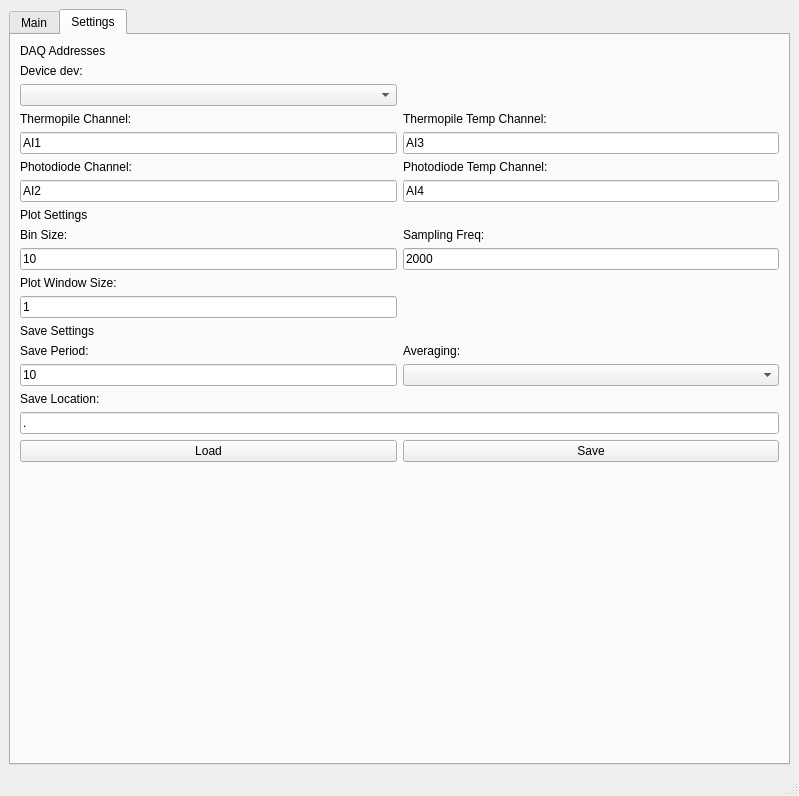
<?xml version="1.0" encoding="UTF-8"?>
<ui version="4.0">
 <class>MainWindow</class>
 <widget class="QMainWindow" name="MainWindow">
  <property name="geometry">
   <rect>
    <x>0</x>
    <y>0</y>
    <width>799</width>
    <height>796</height>
   </rect>
  </property>
  <property name="windowTitle">
   <string>Chicken Logger</string>
  </property>
  <property name="styleSheet">
   <string notr="true">
</string>
  </property>
  <widget class="QWidget" name="centralwidget">
   <layout class="QVBoxLayout" name="verticalLayout">
    <item>
     <widget class="QTabWidget" name="tabWidget">
      <property name="currentIndex">
       <number>1</number>
      </property>
      <widget class="QWidget" name="tab_3">
       <attribute name="title">
        <string>Main</string>
       </attribute>
       <layout class="QVBoxLayout" name="verticalLayout_3">
        <item>
         <layout class="QVBoxLayout" name="verticalLayout_2">
          <item>
           <layout class="QGridLayout" name="gridLayout">
            <item row="0" column="0">
             <widget class="PlotWidget" name="thermopileGraph" native="true">
              <property name="sizePolicy">
               <sizepolicy hsizetype="Preferred" vsizetype="Preferred">
                <horstretch>1</horstretch>
                <verstretch>1</verstretch>
               </sizepolicy>
              </property>
              <property name="minimumSize">
               <size>
                <width>300</width>
                <height>100</height>
               </size>
              </property>
             </widget>
            </item>
            <item row="1" column="0">
             <widget class="PlotWidget" name="photodiodeGraph" native="true">
              <property name="sizePolicy">
               <sizepolicy hsizetype="Preferred" vsizetype="Preferred">
                <horstretch>1</horstretch>
                <verstretch>1</verstretch>
               </sizepolicy>
              </property>
              <property name="minimumSize">
               <size>
                <width>300</width>
                <height>100</height>
               </size>
              </property>
             </widget>
            </item>
            <item row="2" column="0">
             <widget class="PlotWidget" name="tempGraph" native="true">
              <property name="sizePolicy">
               <sizepolicy hsizetype="Preferred" vsizetype="Preferred">
                <horstretch>1</horstretch>
                <verstretch>1</verstretch>
               </sizepolicy>
              </property>
              <property name="minimumSize">
               <size>
                <width>300</width>
                <height>100</height>
               </size>
              </property>
             </widget>
            </item>
           </layout>
          </item>
          <item>
           <layout class="QGridLayout" name="gridLayout_2">
            <item row="0" column="0" rowspan="2">
             <widget class="QTextEdit" name="statusBox">
              <property name="sizePolicy">
               <sizepolicy hsizetype="Expanding" vsizetype="Maximum">
                <horstretch>0</horstretch>
                <verstretch>0</verstretch>
               </sizepolicy>
              </property>
              <property name="minimumSize">
               <size>
                <width>0</width>
                <height>80</height>
               </size>
              </property>
              <property name="maximumSize">
               <size>
                <width>16777215</width>
                <height>80</height>
               </size>
              </property>
             </widget>
            </item>
            <item row="0" column="1">
             <widget class="QPushButton" name="startMonitorButton">
              <property name="text">
               <string>Start Monitor</string>
              </property>
             </widget>
            </item>
            <item row="0" column="2">
             <widget class="QPushButton" name="startRecordButton">
              <property name="text">
               <string>Start Record</string>
              </property>
             </widget>
            </item>
            <item row="1" column="1">
             <widget class="QPushButton" name="stopMonitorButton">
              <property name="text">
               <string>Stop Mointor</string>
              </property>
             </widget>
            </item>
            <item row="1" column="2">
             <widget class="QPushButton" name="stopRecordButton">
              <property name="text">
               <string>Stop Record</string>
              </property>
             </widget>
            </item>
           </layout>
          </item>
         </layout>
        </item>
       </layout>
      </widget>
      <widget class="QWidget" name="tab_4">
       <attribute name="title">
        <string>Settings</string>
       </attribute>
       <layout class="QVBoxLayout" name="verticalLayout_4">
        <item>
         <layout class="QGridLayout" name="gridLayout_17">
          <item row="0" column="0">
           <widget class="QLabel" name="AddrLabel">
            <property name="text">
             <string>DAQ Addresses</string>
            </property>
           </widget>
          </item>
          <item row="1" column="0">
           <layout class="QGridLayout" name="gridLayout_4">
            <item row="0" column="0">
             <widget class="QLabel" name="devLabel">
              <property name="text">
               <string>Device dev:</string>
              </property>
             </widget>
            </item>
            <item row="1" column="0">
             <widget class="QComboBox" name="devCombo"/>
            </item>
           </layout>
          </item>
          <item row="1" column="1">
           <layout class="QGridLayout" name="gridLayout_13"/>
          </item>
          <item row="2" column="0">
           <layout class="QGridLayout" name="gridLayout_7">
            <item row="0" column="0">
             <widget class="QLabel" name="photodiodeChannelLabel">
              <property name="text">
               <string>Thermopile Channel:</string>
              </property>
             </widget>
            </item>
            <item row="1" column="0">
             <widget class="QLineEdit" name="tpChan">
              <property name="text">
               <string>AI1</string>
              </property>
             </widget>
            </item>
           </layout>
          </item>
          <item row="2" column="1">
           <layout class="QGridLayout" name="gridLayout_8">
            <item row="0" column="0">
             <widget class="QLabel" name="thermoChanLabel">
              <property name="text">
               <string>Thermopile Temp Channel:</string>
              </property>
             </widget>
            </item>
            <item row="1" column="0">
             <widget class="QLineEdit" name="tpTChan">
              <property name="text">
               <string>AI3</string>
              </property>
             </widget>
            </item>
           </layout>
          </item>
          <item row="3" column="0">
           <layout class="QGridLayout" name="gridLayout_9">
            <item row="0" column="0">
             <widget class="QLabel" name="photodiodeTempChannelLabel">
              <property name="text">
               <string>Photodiode Channel:</string>
              </property>
             </widget>
            </item>
            <item row="1" column="0">
             <widget class="QLineEdit" name="pdChan">
              <property name="text">
               <string>AI2</string>
              </property>
             </widget>
            </item>
           </layout>
          </item>
          <item row="3" column="1">
           <layout class="QGridLayout" name="gridLayout_10">
            <item row="0" column="0">
             <widget class="QLabel" name="thermoTempChanLabel_4">
              <property name="text">
               <string>Photodiode Temp Channel:</string>
              </property>
             </widget>
            </item>
            <item row="1" column="0">
             <widget class="QLineEdit" name="pdTChan">
              <property name="text">
               <string>AI4</string>
              </property>
             </widget>
            </item>
           </layout>
          </item>
         </layout>
        </item>
        <item>
         <layout class="QGridLayout" name="gridLayout_16">
          <item row="0" column="0">
           <widget class="QLabel" name="AddrLabel_2">
            <property name="text">
             <string>Plot Settings</string>
            </property>
           </widget>
          </item>
          <item row="1" column="0">
           <layout class="QGridLayout" name="gridLayout_5">
            <item row="0" column="0">
             <widget class="QLabel" name="devLabel_2">
              <property name="text">
               <string>Bin Size:</string>
              </property>
             </widget>
            </item>
            <item row="1" column="0">
             <widget class="QLineEdit" name="binEntry">
              <property name="text">
               <string>10</string>
              </property>
             </widget>
            </item>
           </layout>
          </item>
          <item row="1" column="1">
           <layout class="QGridLayout" name="gridLayout_6">
            <item row="0" column="0">
             <widget class="QLabel" name="devLabel_3">
              <property name="text">
               <string>Sampling Freq:</string>
              </property>
             </widget>
            </item>
            <item row="1" column="0">
             <widget class="QLineEdit" name="freqEntry">
              <property name="text">
               <string>2000</string>
              </property>
             </widget>
            </item>
           </layout>
          </item>
          <item row="2" column="0">
           <layout class="QGridLayout" name="gridLayout_11">
            <item row="0" column="0">
             <widget class="QLabel" name="devLabel_4">
              <property name="text">
               <string>Plot Window Size:</string>
              </property>
             </widget>
            </item>
            <item row="1" column="0">
             <widget class="QLineEdit" name="wSizeEntry">
              <property name="text">
               <string>1</string>
              </property>
             </widget>
            </item>
           </layout>
          </item>
         </layout>
        </item>
        <item>
         <layout class="QGridLayout" name="gridLayout_18">
          <item row="0" column="0">
           <widget class="QLabel" name="saveLabel">
            <property name="text">
             <string>Save Settings</string>
            </property>
           </widget>
          </item>
          <item row="1" column="0">
           <layout class="QGridLayout" name="gridLayout_12">
            <item row="0" column="0">
             <widget class="QLabel" name="devLabel_5">
              <property name="text">
               <string>Save Period:</string>
              </property>
             </widget>
            </item>
            <item row="1" column="0">
             <widget class="QLineEdit" name="savePerEntry">
              <property name="text">
               <string>10</string>
              </property>
             </widget>
            </item>
           </layout>
          </item>
          <item row="1" column="1">
           <layout class="QGridLayout" name="gridLayout_14">
            <item row="0" column="0">
             <widget class="QLabel" name="devLabel_6">
              <property name="text">
               <string>Averaging:</string>
              </property>
             </widget>
            </item>
            <item row="1" column="0">
             <widget class="QComboBox" name="avgDD">
              <property name="sizePolicy">
               <sizepolicy hsizetype="Expanding" vsizetype="Fixed">
                <horstretch>0</horstretch>
                <verstretch>0</verstretch>
               </sizepolicy>
              </property>
             </widget>
            </item>
           </layout>
          </item>
          <item row="2" column="0" colspan="2">
           <layout class="QGridLayout" name="gridLayout_15">
            <item row="0" column="0">
             <widget class="QLabel" name="devLabel_7">
              <property name="text">
               <string>Save Location:</string>
              </property>
             </widget>
            </item>
            <item row="1" column="0">
             <widget class="QLineEdit" name="saveLocEntry">
              <property name="text">
               <string>.</string>
              </property>
             </widget>
            </item>
           </layout>
          </item>
         </layout>
        </item>
        <item>
         <layout class="QGridLayout" name="gridLayout_3">
          <item row="0" column="0">
           <widget class="QPushButton" name="loadButton">
            <property name="text">
             <string>Load</string>
            </property>
           </widget>
          </item>
          <item row="0" column="1">
           <widget class="QPushButton" name="saveButton">
            <property name="text">
             <string>Save</string>
            </property>
           </widget>
          </item>
         </layout>
        </item>
        <item>
         <spacer name="verticalSpacer">
          <property name="orientation">
           <enum>Qt::Vertical</enum>
          </property>
          <property name="sizeHint" stdset="0">
           <size>
            <width>20</width>
            <height>267</height>
           </size>
          </property>
         </spacer>
        </item>
       </layout>
      </widget>
     </widget>
    </item>
   </layout>
  </widget>
  <widget class="QMenuBar" name="menubar">
   <property name="geometry">
    <rect>
     <x>0</x>
     <y>0</y>
     <width>799</width>
     <height>21</height>
    </rect>
   </property>
  </widget>
  <widget class="QStatusBar" name="statusbar"/>
 </widget>
 <customwidgets>
  <customwidget>
   <class>PlotWidget</class>
   <extends>QWidget</extends>
   <header>pyqtgraph</header>
   <container>1</container>
  </customwidget>
 </customwidgets>
 <resources/>
 <connections/>
</ui>
